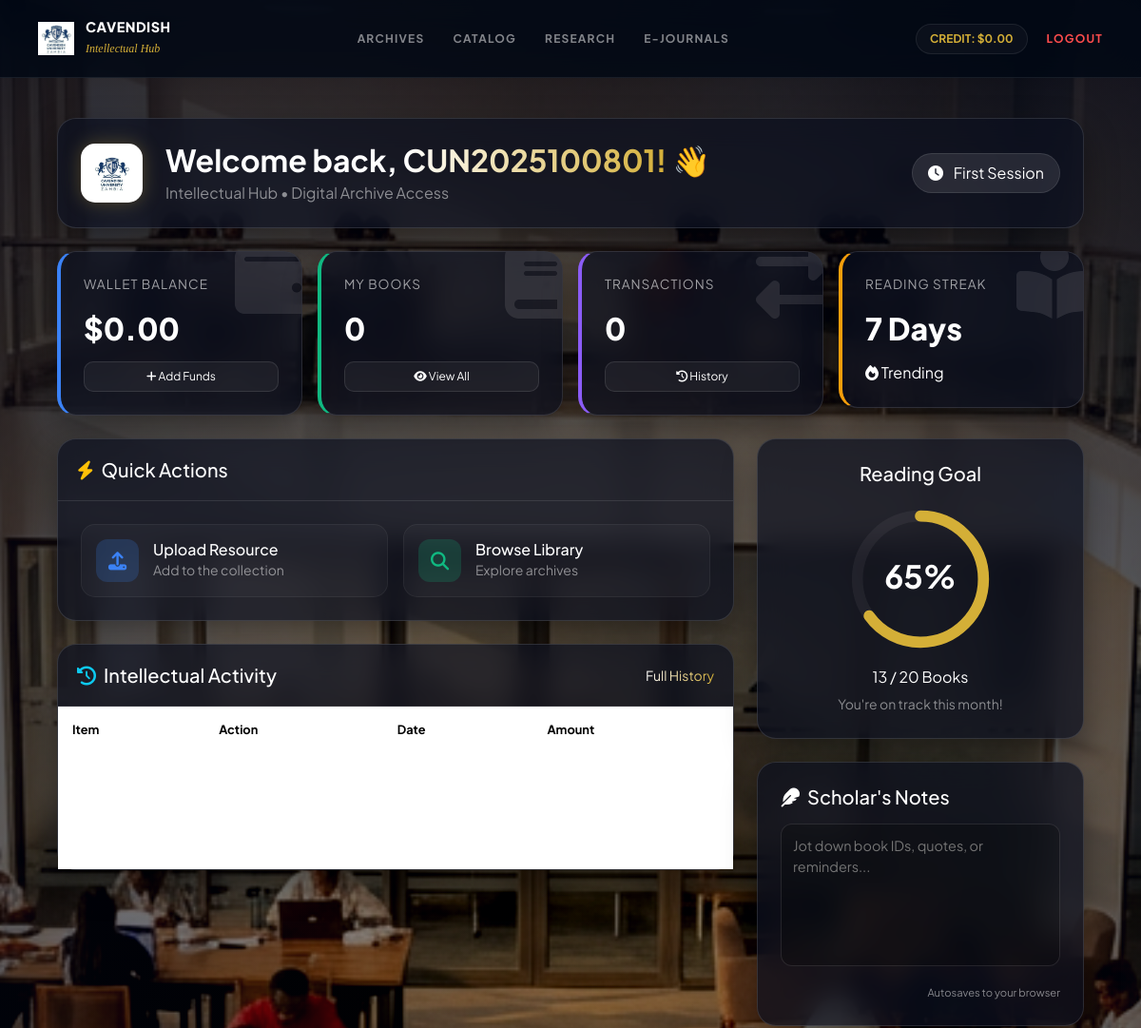
The page /dashboard (signed in, upper part) on the database as committed earlier.
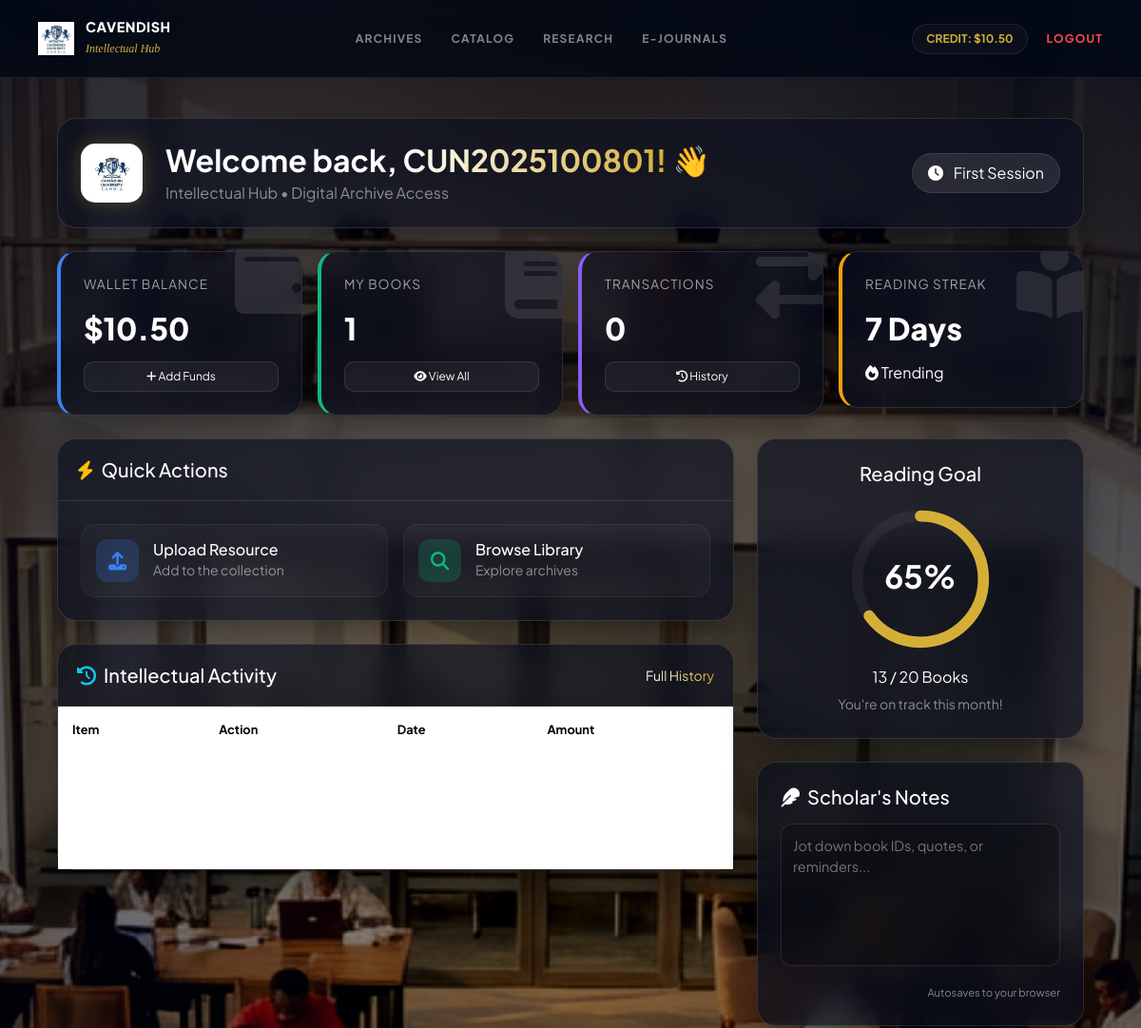
The same page on the database as committed later.
### app/models.py (models this page shows, shortened)
class Wallet(db.Model):
    __tablename__ = 'wallets'
    wallet_id = db.Column(db.Integer, primary_key=True)
    user_id = db.Column(db.Integer, db.ForeignKey('users.user_id'), unique=True, nullable=False)
    balance = db.Column(db.Float, default=0.0)
    created_at = db.Column(db.DateTime, default=datetime.utcnow)
    updated_at = db.Column(db.DateTime, default=datetime.utcnow, onupdate=datetime.utcnow)

### app/routes.py (the view)
@bp.route('/dashboard')
@login_required
def dashboard():
    if current_user.role == 'admin':  # Direct role check
        print(f"Admin user {current_user.username} accessed student dashboard, redirecting...")
        return redirect(url_for('admin.dashboard'))
    user_books = Book.query.filter_by(uploaded_by=current_user.user_id).all()
    user_transactions = Transaction.query.filter_by(user_id=current_user.user_id).order_by(Transaction.created_at.desc()).limit(10).all()
    wallet = current_user.wallet
    if not wallet:
        wallet = Wallet(user_id=current_user.user_id, balance=0.00)
        db.session.add(wallet)
        db.session.commit()
        wallet = Wallet.query.filter_by(user_id=current_user.user_id).first()
    return render_template('dashboard.html',
                         title='Student Dashboard',
                         user_books=user_books,
                         user_transactions=user_transactions,
                         wallet=wallet)

### app/__init__.py (called while the page is built)
def create_app(config_name='default'):
    app = Flask(__name__)
    app.config.from_object(config[config_name])
    db.init_app(app)
    migrate.init_app(app, db)
    login_manager.init_app(app)
    bcrypt.init_app(app)
    from app.auth import bp as auth_bp
    app.register_blueprint(auth_bp, url_prefix='/auth')
    from app.books import bp as books_bp
    app.register_blueprint(books_bp, url_prefix='/books')
    from app.payments import bp as payments_bp
    app.register_blueprint(payments_bp, url_prefix='/payments')
    from app.admin import bp as admin_bp
    app.register_blueprint(admin_bp, url_prefix='/admin')
    from app.routes import bp as main_bp
    app.register_blueprint(main_bp)
    from app.models import User
    @login_manager.user_loader
    def load_user(user_id):
        return User.query.get(int(user_id))
    return app

### app/templates/dashboard.html (shortened to what the changed rows need)
{% extends "base.html" %}
{% block content %}
<div class="container-fluid py-4 dashboard-relative">
    <div class="row mb-4">
        <div class="col-12">
            <div class="header-glass-card p-4">
                <div class="row align-items-center">
                    <div class="col-md-8 d-flex align-items-center">
                        <div>
                            <h1 class="h2 fw-bold text-white mb-1">Welcome back, <span class="text-gold-gradient">{{ current_user.username }}!</span> 👋</h1>
                        </div>
                    </div>
                </div>
            </div>
        </div>
    </div>
    <div class="row mb-4 g-3">
        <div class="col-xl-3 col-md-6">
            <div class="stat-glass-card ocean">
                <div class="stat-content">
                    <p class="stat-label">Wallet Balance</p>
                    <h2 class="stat-value">${{ "%.2f"|format(wallet.balance) if wallet else "0.00" }}</h2>
                </div>
            </div>
        </div>
        <div class="col-xl-3 col-md-6">
            <div class="stat-glass-card forest">
                <div class="stat-content">
                    <p class="stat-label">My Books</p>
                    <h2 class="stat-value">{{ user_books|length }}</h2>
                </div>
            </div>
        </div>
        <div class="col-xl-3 col-md-6">
            <div class="stat-glass-card purple">
                <div class="stat-content">
                    <h2 class="stat-value">{{ user_transactions|length }}</h2>
                </div>
            </div>
        </div>
        <div class="col-xl-3 col-md-6">
            <div class="stat-glass-card sunset">
                <div class="stat-content">
                    <h2 class="stat-value">7 Days</h2>
                </div>
            </div>
        </div>
    </div>
    <div class="row g-4">
        <div class="col-xl-8">
            <div class="content-glass-card">
                <div class="p-0 table-responsive">
                    <table class="table table-dark-glass mb-0">
                        <thead>
                            <tr>
                                <th>Item</th>
                                <th>Action</th>
                                <th>Date</th>
                                <th>Amount</th>
                            </tr>
                        </thead>
                    </table>
                </div>
            </div>
        </div>
    </div>
</div>
{% endblock %}

### app/templates/base.html (shortened to what this page needs)
<!DOCTYPE html>
<html lang="en">
<head>
    <link href="https://cdn.jsdelivr.net/npm/bootstrap@5.3.2/dist/css/bootstrap.min.css" rel="stylesheet">
    <link rel="stylesheet" href="https://cdnjs.cloudflare.com/ajax/libs/font-awesome/6.4.0/css/all.min.css">
</head>
<body>
    <nav class="premium-nav" id="mainNav">
        <div class="nav-container">
            <a href="{{ url_for('main.index') }}" class="brand-wrapper">
                <img src="{{ url_for('static', filename='photos/logo3.png') }}" class="brand-logo" alt="Cavendish Logo">
                <div class="brand-text">
                    <span>Cavendish</span>
                    <small>Intellectual Hub</small>
                </div>
            </a>
            <div class="menu-items" id="menuItems">
                <a href="{{ url_for('main.index') }}" class="menu-link">Archives</a>
                <a href="{{ url_for('books.catalog') }}" class="menu-link">Catalog</a>
                <a href="#" class="menu-link">Research</a>
                <a href="#" class="menu-link">E-Journals</a>
            </div>
            <div class="nav-actions">
                {% if current_user.is_authenticated %}
                    <a href="{{ url_for('payments.wallet') }}" class="btn-wallet">
                        CREDIT: ${{ "%.2f"|format(current_user.wallet.balance if current_user.wallet else 0) }}
                    </a>
                    <a href="{{ url_for('auth.logout') }}" class="menu-link" style="color: #ff4d4d;">Logout</a>
                {% else %}
                    <a href="{{ url_for('auth.login') }}" class="menu-link">Sign In</a>
                    <a href="{{ url_for('auth.register') }}" class="btn-auth">Join Hub</a>
                {% endif %}
            </div>
        </div>
    </nav>
    <main style="padding-top: 100px;">
        <div class="container-fluid px-lg-5">
            {% block content %}{% endblock %}
        </div>
    </main>
</body>
</html>

Rows that differ between the two databases and show on the page:
changed Wallet: wallet "0.00" → "10.50"; balance "0.00" → "10.50"
Other text that changed with them:
{{ user_books|length }}: "0" → "1"
